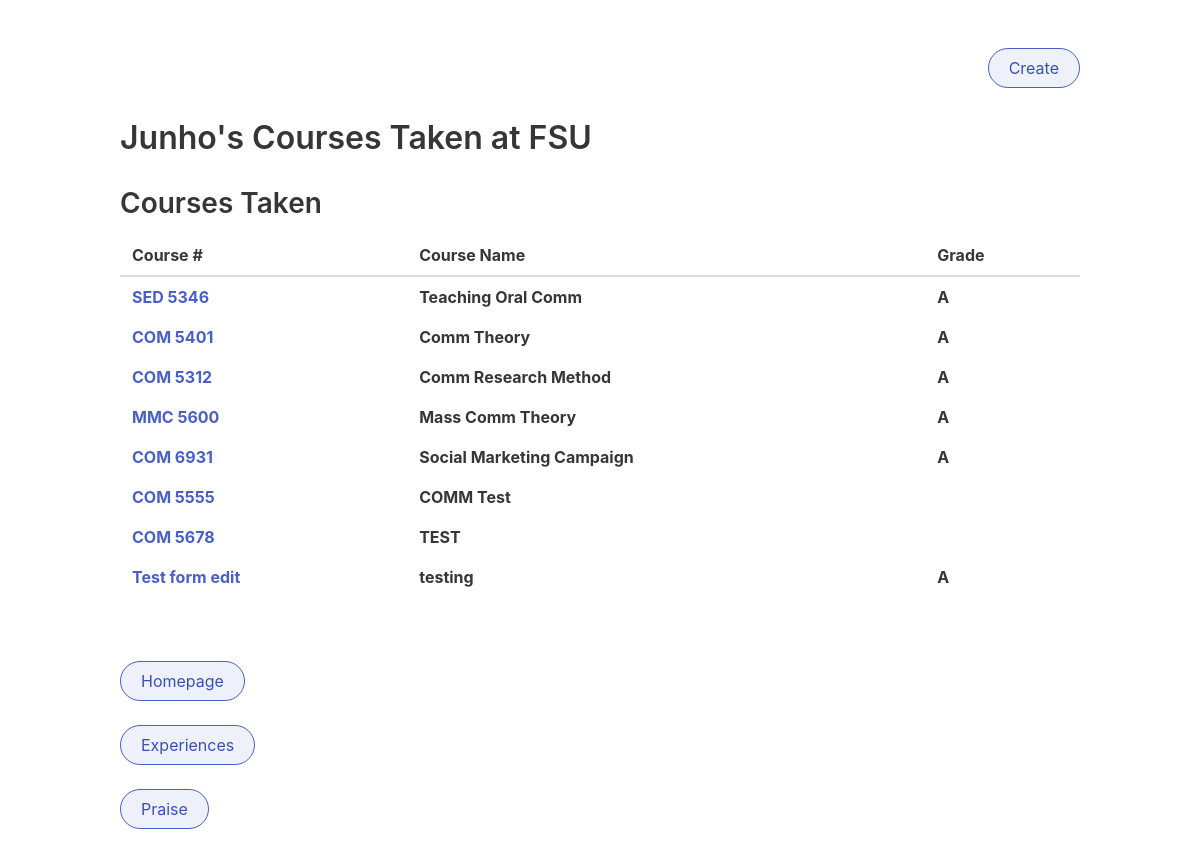
Page /courses/ on the committed database.
### course/models.py (models this page shows)
class Course(models.Model):
    semester_list = (
        ('Fall', 'Fall'),
        ('Summer', 'Summer'),
        ('Spring', 'Spring'),
    )
    course = models.TextField()
    subject = models.TextField()
    grade = models.TextField()
    location = models.CharField(max_length=50, blank=True)
    credit = models.IntegerField(default=3)
    instructor = models.CharField(max_length=30, blank=True)
    semester = models.CharField(max_length=6, choices=semester_list, blank=True)
    year = models.IntegerField(default=2022)

### course/views.py (the view)
# urls.py: path('', course_list_view, name='list'),
def course_list_view(request):
    course_queryset = Course.objects.all()
    context = {
        "courses": course_queryset
    }
    return render(request, "course/list.html", context=context)

### templates/course/list.html (shortened to what this page needs)
{% extends "base.html" %}
{% block content %}
    <div class="content">
    <p style = text-align:right;><a class="button is-link is-light is-outlined is-rounded"  style=text-align:right; href="{% url 'courses:create' %}">Create</a></p>
    <h1>Junho's Courses Taken at FSU</h1>
    <h2>Courses Taken</h2>
    <table class="table">
        <thead>
            <tr>
                <th>Course #</th>
                <th>Course Name</th>
                <th>Grade</th>
            </tr>
        </thead>
    {% for course in courses %}
            <tbody>
                <th><a href="{% url 'courses:detail' course.id %}">{{ course.course }}</a></th>
                <th>{{ course.subject }}</th>
                <th>{{ course.grade }}</th>
            </tbody>
    {% endfor %}
    </table>
    <br /><br />
    <a class="button is-link is-light is-outlined is-rounded" href="/"> Homepage </a>
    <br /><br />
    <a class="button is-link is-light is-outlined is-rounded" href="{% url 'experience:list' %}"> Experiences </a>
    <br /><br />
    <a class="button is-link is-light is-outlined is-rounded" href="{% url 'praises:list' %}"> Praise </a>
    </div>
{% endblock content %}

### rows in the picture
Course: course "SED 5346", subject "Teaching Oral Comm", grade "A"
Course: course "COM 5401", subject "Comm Theory", grade "A"
Course: course "COM 5312", subject "Comm Research Method", grade "A"
Course: course "MMC 5600", subject "Mass Comm Theory", grade "A"
Course: course "COM 6931", subject "Social Marketing Campaign", grade "A"
Course: course "COM 5555", subject "COMM Test"
Course: course "COM 5678", subject "TEST"
Course: course "Test form edit", subject "testing", grade "A"
